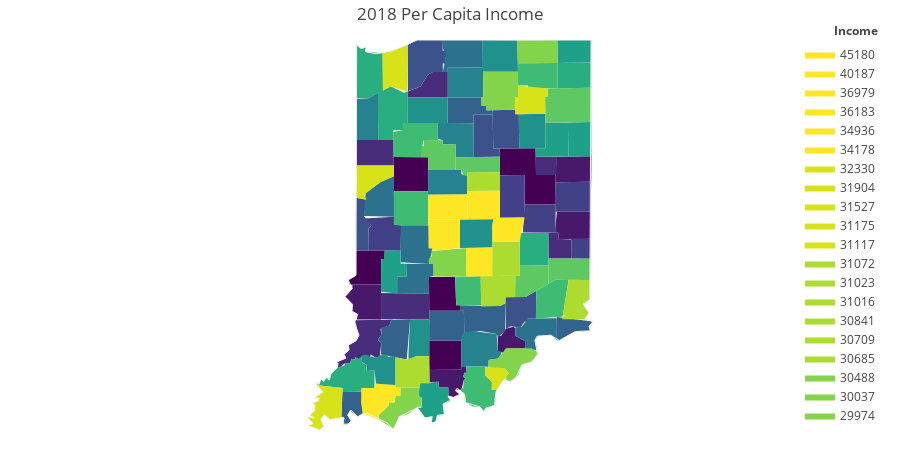

The notebook cell this image was saved under:
### Code cell
fig = ff.create_choropleth(fips=df.index,
                         scope=['Indiana'],
                         values=df.B19326_001E,
                         title='2018 Per Capita Income',
                         legend_title='Income')
fig.layout.template = None
fig.show()
